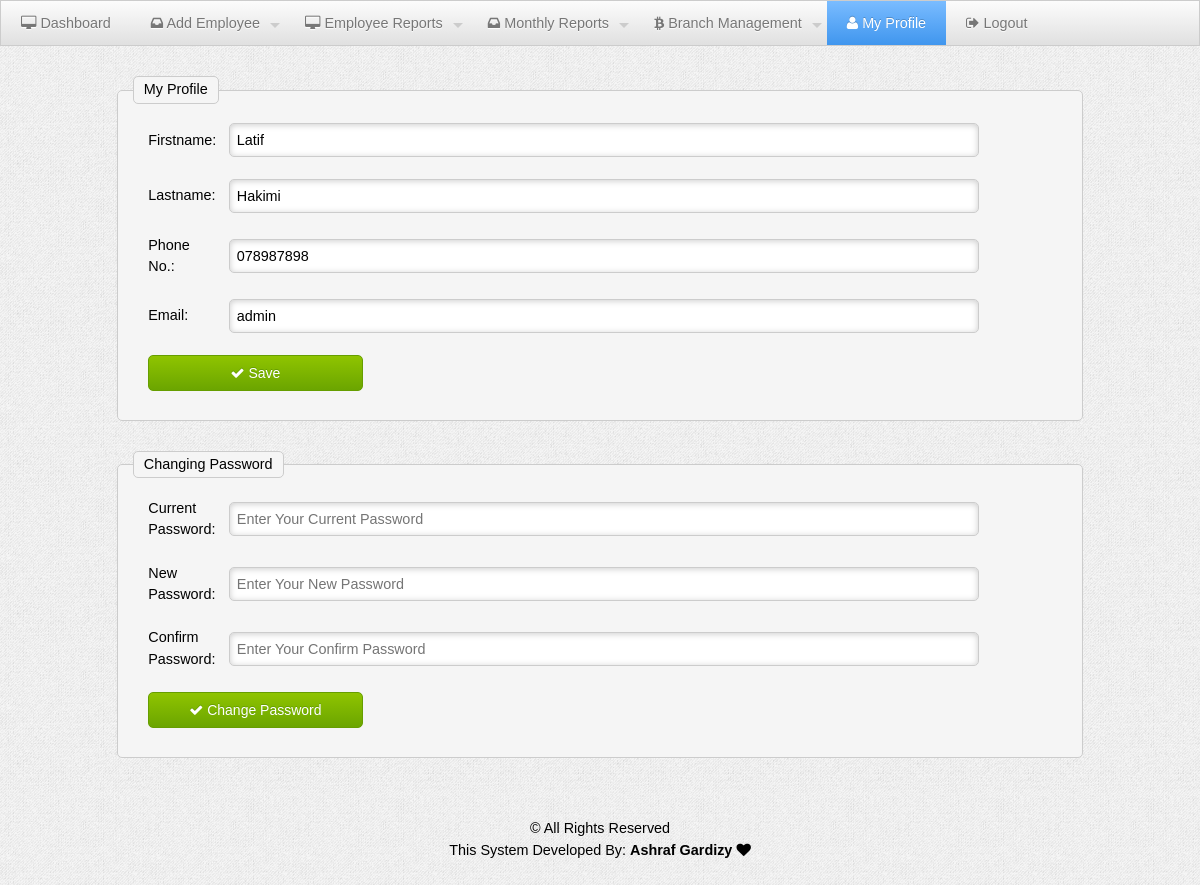
/admin_profile.php (signed in), run on the app's committed database.
### tables this page shows
CREATE TABLE `employee` (
  `emp_id` int(11) NOT NULL,
  `firstname` varchar(100) DEFAULT NULL,
  `lastname` varchar(100) DEFAULT NULL,
  `phone` varchar(100) DEFAULT NULL,
  `email` varchar(100) DEFAULT NULL,
  `password` varchar(100) DEFAULT NULL,
  `b_id` int(11) DEFAULT NULL,
  `position` enum('exchanger','admin') DEFAULT NULL
);

### admin_profile.php (the view, shortened to what this page needs)
<?php
require_once("db.php");
$emp_id = $_SESSION["admin_id"];
$logger = $con->query("SELECT * FROM employee WHERE emp_id='$emp_id'");
$logger_row = $logger->fetch_object();
?>
<!DOCTYPE html>
<html>
<head>
    <?php require_once("relatives.php"); ?>
</head>
<body>
<ul class="menu">
    <li><a href="admin.php"><i class="fa fa-desktop"></i> Dashboard</a></li>
    <li><a href=""><i class="fa fa-inbox"></i> Add Employee </a>
    </li>
    <li><a href=""><i class="fa fa-desktop"></i> Employee Reports</a>
    </li>
    <li><a href=""><i class="fa fa-inbox"></i> Monthly Reports</a>
    </li>
    <li><a href=""><i class="fa fa-bitcoin"></i> Branch Management</a>
    </li>
    <li class="current"><a href="admin_profile.php"><i class="fa fa-user"></i> My Profile</a></li>
    <li><a href="logout.php"><i class="fa fa-sign-out"></i> Logout</a></li>
</ul>
<div class="grid">
    <fieldset>
    <legend>My Profile</legend>
        <form method="post">
            <div class="col_12">
                <label for="firstname" class="col_1">Firstname:</label>
                <input id="firstname" type="text" placeholder="Enter Your Firstname" value="<?= $logger_row->firstname; ?>" name="firstname" required="" class="input-lg col_10" />
            </div>
            <div class="col_12">
                <label for="lastname" class="col_1">Lastname:</label>
                <input id="lastname" type="text" placeholder="Enter Your Lastname" value="<?= $logger_row->lastname; ?>" name="lastname" required="" class="input-lg col_10" />
            </div>
            <div class="col_12">
                <label for="phone_no" class="col_1">Phone No.:</label>
                <input id="phone_no" type="text" placeholder="Enter Your Phone No." value="<?= $logger_row->phone; ?>" name="phone_no" required="" class="input-lg col_10" />
            </div>
            <div class="col_12">
                <label for="email" class="col_1">Email:</label>
                <input id="email" type="text" placeholder="Enter Your Email" value="<?= $logger_row->email; ?>" name="email" required="" class="input-lg col_10" />
            </div>
            <div class="col_12">
                <button class="medium green col_3" type="submit" name="update_my_profile"><i class="fa fa-check"></i> Save</button>
            </div>
        </form>
    </fieldset>
    <fieldset>
    <legend>Changing Password</legend>
        <form method="post">
            <div class="col_12">
                <label for="cur_password" class="col_1">Current Password:</label>
                <input id="cur_password" type="password" placeholder="Enter Your Current Password"  name="cur_password" required="" class="input-lg col_10" />
            </div>
            <div class="col_12">
                <label for="new_password" class="col_1">New Password:</label>
                <input id="new_password" type="password" placeholder="Enter Your New Password"  name="new_password" required="" class="input-lg col_10" />
            </div>
            <div class="col_12">
                <label for="conf_password" class="col_1">Confirm Password:</label>
                <input id="conf_password" type="password" placeholder="Enter Your Confirm Password"  name="conf_password" required="" class="input-lg col_10" />
            </div>
            <div class="col_12">
                <button class="medium green col_3" type="submit" name="changing_password"><i class="fa fa-check"></i> Change Password</button>
            </div>
        </form>
    </fieldset>
</div>
<div style="padding:40px;">
    <footer class="center">
        &copy; All Rights Reserved
        <br>
        This System Developed By: <strong>Ashraf Gardizy <i class="fa fa-heart"></i></strong>
    </footer>
</div>
</body>
</html>

### css/kickstart.css (style rules this page uses)
* { -webkit-box-sizing: border-box; -moz-box-sizing: border-box; box-sizing: border-box; }
a { color:#4D99E0;outline:0; }
strong,b { color:#000;font-weight:bold; }
.center { text-align:center; }
article,aside,details,figcaption,figure, footer,header,hgroup,menu,nav,section { display:block; }
ul, ol { padding:0; margin:0 0 20px 25px; }
li { padding:5px 0; margin:0; }

### css/style.css (style rules this page uses)
button, a.btn, input[type="submit"], input[type="reset"], input[type="button"] { font-family: "Arimo", arial, verdana, sans-serif; }
.menu { font-family: "Arimo", arial, verdana, sans-serif; }
body { margin:0; padding:0 0 0 0; color:#000; background:#efefef url(img/gray_jean.png); font:normal 0.9em/150% 'Arimo', arial, verdana, sans-serif; text-shadow: 0 0 1px transparent; }

### css/myStyle.css (style rules this page uses)
.input-lg { padding: 8px 2px; }

### css/kickstart-buttons.css (style rules this page uses)
button, a.btn, a.btn:visited, a.button, a.button:visited, input[type="submit"], input[type="reset"], input[type="button"] { position:relative; top:0; left:0; vertical-align: middle; margin:0; padding:10px 15px; line-height:100%; -moz-border-radius:5px; -webkit-border-radius:5px; border-radius:5px; cursor: pointer; width:auto; overflow:visible; font-weight:normal; font-size:14px; text-shadow:0 1px 0 #fff; color:#666; text-decoration:none; vertical-align: middle; -webkit-box-sizing: border-box; -moz-box-sizing: border-box; box-sizing: border-box; display:inline-block; *display:inline; zoom:1; border:1px solid #ccc; background: rgb(252,252,252); background: -moz-linear-gradient(top, rgba(252,252,252,1) 0%, rgba(224,224,224,1) 100%); background: -webkit-gradient(linear, left top, left bottom, color-stop(0%,rgba(252,252,252,1)), color-stop(100%,rgba(224,224,224,1))); background: -webkit-linear-gradient(top, rgba(252,252,252,1) 0%,rgba(224,224,224,1) 100%); background: -o-linear-gradient(top, rgba(252,252,252,1) 0%,rgba(224,224,224,1) 100%); filter: progid:DXImageTransform.Microsoft.gradient( startColorstr='#fcfcfc', endColorstr='#e0e0e0',GradientType=0 ); background: linear-gradient(top, rgba(252,252,252,1) 0%,rgba(224,224,224,1) 100%); }
button, input[type="submit"], input[type="reset"], input[type="button"] { *padding:7px 15px; }
button.green, a.btn.green, a.button.green, input[type=submit].green, input[type=reset].green, input[type=button].green { text-shadow:0 -1px 0 #669E00; color:#fff; border:1px solid #669E00; background: rgb(143,196,0); background: -moz-linear-gradient(top, rgba(143,196,0,1) 0%, rgba(107,165,0,1) 100%); background: -webkit-gradient(linear, left top, left bottom, color-stop(0%,rgba(143,196,0,1)), color-stop(100%,rgba(107,165,0,1))); background: -webkit-linear-gradient(top, rgba(143,196,0,1) 0%,rgba(107,165,0,1) 100%); background: -o-linear-gradient(top, rgba(143,196,0,1) 0%,rgba(107,165,0,1) 100%); background: linear-gradient(top, rgba(143,196,0,1) 0%,rgba(107,165,0,1) 100%); filter: progid:DXImageTransform.Microsoft.gradient( startColorstr='#8fc400', endColorstr='#6ba500',GradientType=0 ); }

### css/kickstart-grid.css (style rules this page uses)
.grid { max-width:1220px; margin:0 auto; padding:0 2em; }
.col_1 { width: 6.6666666666667%; }
.col_3 { width: 23.333333333333%; }
.col_10 { width: 81.666666666667%; }
.col_12 { width: 98.333333333333%; }
*[class*="col_"] { margin-left: 0.83333333333333%; margin-right: 0.83333333333333%; margin-top:0.5em; margin-bottom:0.5em; float: left; display: block; }
@media all and (min-width: 1024px) and (max-width: 1280px) { .grid { max-width: 1024px; } }

### data on the page
employee: firstname "Latif", lastname "Hakimi", phone_no "078987898", email "admin"
